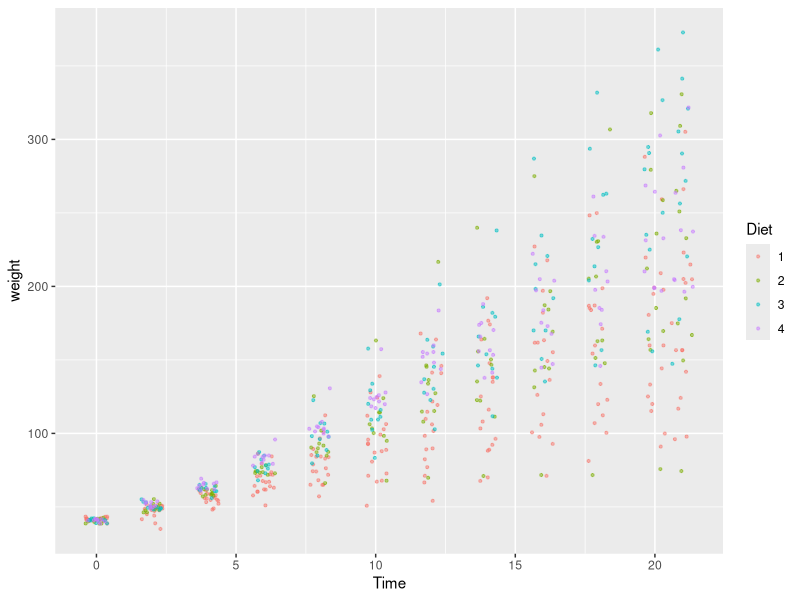
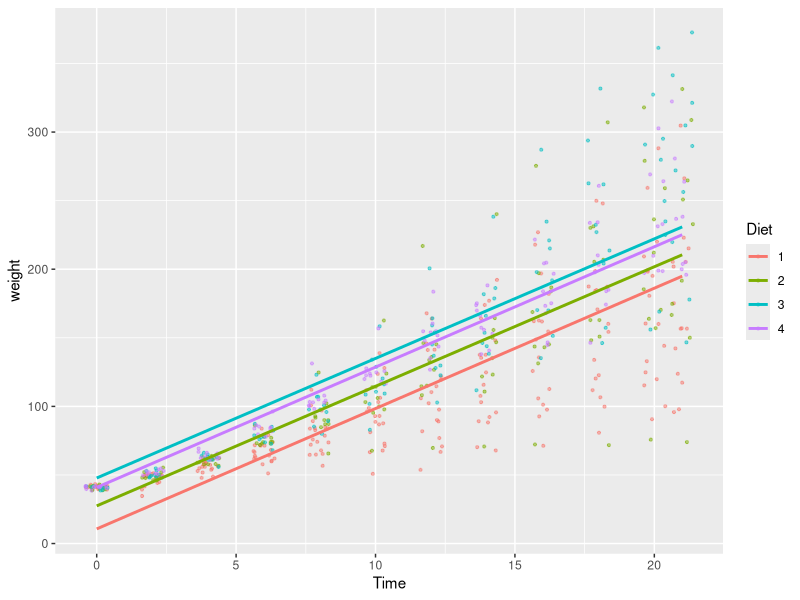
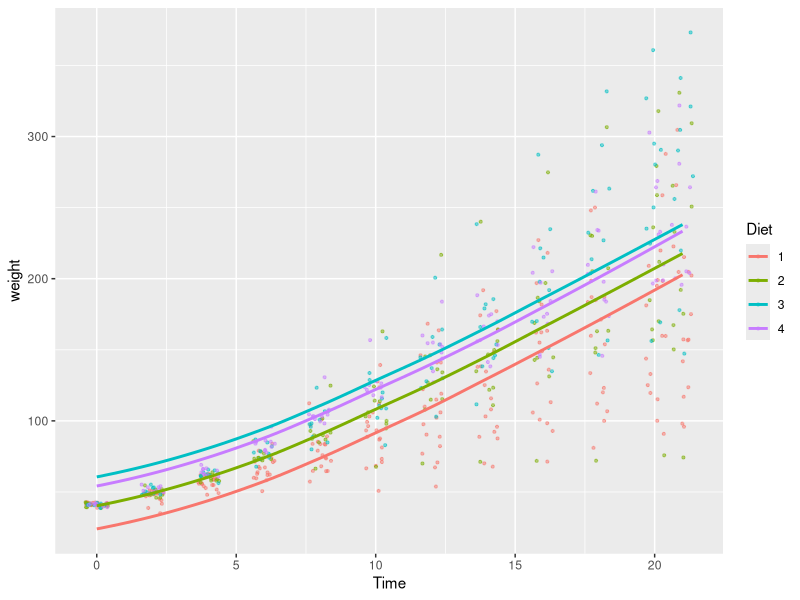
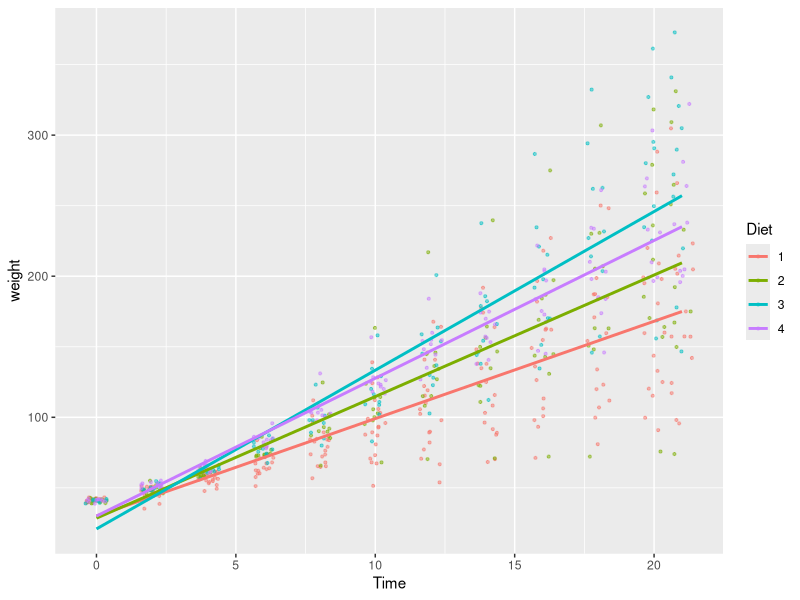
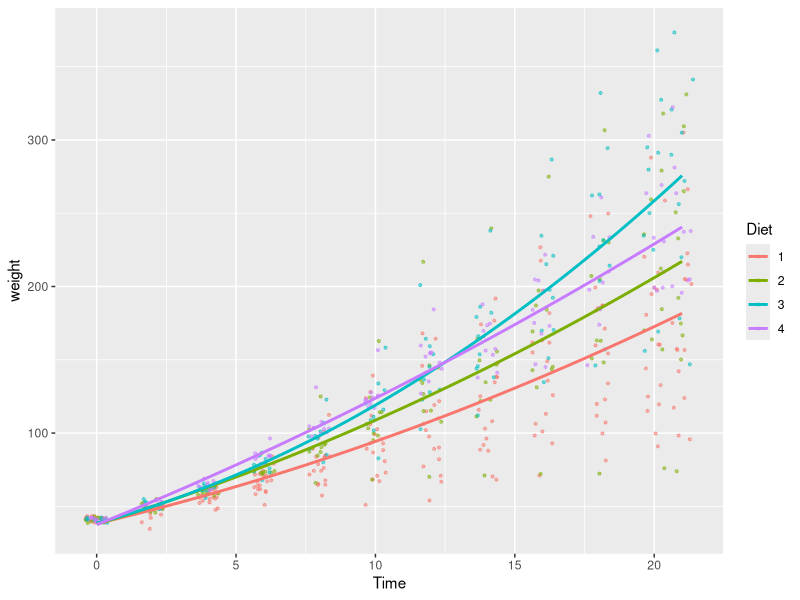

Generate these figures, in order, with R:
## ---- chunk 1
knitr::opts_chunk$set(cache=TRUE)
knitr::opts_chunk$set(cache.path="../piecemealR_cache/04-03-mixed_cache/")
## ---- chunk 2
library(dplyr)
library(ggplot2)
library(lme4)
library(lsmeans)

# make a copy of dataset
ChickWeight2 <- ChickWeight
## ---- chunk 3
model_1 <- ChickWeight2 %>% 
  with(lmer(weight ~  Diet + Time  + (1 | Chick))) 

# summary including marginal effects (coefficients) 
summary(model_1)

# lsmeans: projected mean for each Diet 
lsmeans(model_1, specs=c("Diet"))
## ---- chunk 4
# add a factor time variable
ChickWeight2 <- ChickWeight2 %>% mutate(Time_fac = as.factor(Time)) 

model_2 <- ChickWeight2 %>%
  with(lmer(weight ~  Diet + Time_fac + (1 | Chick)))

# summary including marginal effects (coefficients) 
summary(model_2)

# lsmeans: projected mean for each Diet 
lsmeans(model_2, specs=c("Diet"))

# lsmeans: projected mean for each combination of Time_fac and Diet 
lsmeans(model_2, specs=c("Time_fac","Diet"))
## ---- chunk 5
# make a copy of dataset
ChickWeight2 <- ChickWeight

model_3 <- ChickWeight2 %>% 
  with(lmer(weight ~ Diet*Time - Diet + (1 | Chick))) 

# summary including marginal effects (coefficients)
summary(model_3)

# lsmeans: projected mean for each Diet at given Time values 
lsmeans(model_3, specs=c("Diet"), at=list(Time=c(5, 10, 20)))
## ---- chunk 6
model_4 <- ChickWeight2 %>%
  with(lmer(weight ~ Diet:Time + Diet:I(Time^2) - Diet  + (1 | Chick)))

# summary including marginal effects (coefficients)
summary(model_4)

# lsmeans: projected mean for each Diet at given Time values 
lsmeans(model_4, specs=c("Diet"), at=list(Time=c(5, 10, 20)))
## ---- chunk 7
# raw data plot 
base_plot <- 
  ChickWeight2 %>%
    ggplot(aes( x = Time, 
                y = weight, 
                color = Diet)) + 
    geom_jitter(size =.75, alpha=.5) 

base_plot
## ---- chunk 8
# overlay model_1, approximated by  y ~ x
base_plot +
  geom_smooth(
    aes(x = Time, 
        y = fitted.values(model_1),
        color = Diet),
    method='lm', formula = y ~ x, se=FALSE)
## ---- chunk 9
# overlay model_2, approximated by loess 
base_plot +
  geom_smooth(
    aes(x = Time, 
        y = fitted.values(model_2),
        color = Diet), se=FALSE)
## ---- chunk 10
# overlay model_3, approximated by  y ~ x
base_plot +
  geom_smooth(
    aes(x = Time, 
        y = fitted.values(model_3),
        color = Diet),
    method='lm', formula = y ~ x, se=FALSE)
## ---- chunk 11
# overlay model_4, approximated by  y ~ x + x^2 
base_plot +
  geom_smooth(
    aes(x = Time, 
        y = fitted.values(model_4),
        color = Diet),
    method='lm', formula = y ~ x + I(x^2), se=FALSE)
